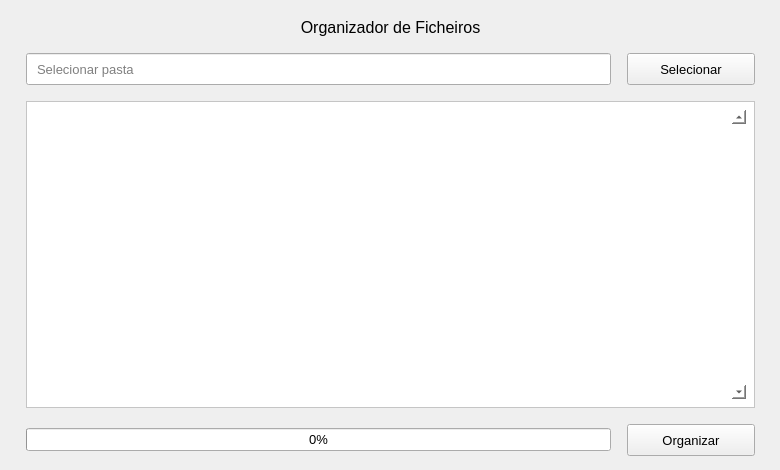
<?xml version="1.0" encoding="UTF-8"?>
<ui version="4.0">
 <class>MainWindow</class>
 <widget class="QMainWindow" name="MainWindow">
  <property name="enabled">
   <bool>true</bool>
  </property>
  <property name="geometry">
   <rect>
    <x>0</x>
    <y>0</y>
    <width>780</width>
    <height>470</height>
   </rect>
  </property>
  <property name="minimumSize">
   <size>
    <width>780</width>
    <height>470</height>
   </size>
  </property>
  <property name="maximumSize">
   <size>
    <width>780</width>
    <height>470</height>
   </size>
  </property>
  <property name="font">
   <font>
    <pointsize>12</pointsize>
   </font>
  </property>
  <property name="windowTitle">
   <string>MainWindow</string>
  </property>
  <property name="animated">
   <bool>true</bool>
  </property>
  <widget class="QWidget" name="centralwidget">
   <property name="enabled">
    <bool>true</bool>
   </property>
   <property name="sizePolicy">
    <sizepolicy hsizetype="Preferred" vsizetype="Maximum">
     <horstretch>0</horstretch>
     <verstretch>0</verstretch>
    </sizepolicy>
   </property>
   <property name="autoFillBackground">
    <bool>false</bool>
   </property>
   <widget class="QWidget" name="gridLayoutWidget">
    <property name="geometry">
     <rect>
      <x>10</x>
      <y>10</y>
      <width>761</width>
      <height>454</height>
     </rect>
    </property>
    <layout class="QGridLayout" name="gridLayout">
     <property name="sizeConstraint">
      <enum>QLayout::SetMaximumSize</enum>
     </property>
     <property name="leftMargin">
      <number>16</number>
     </property>
     <property name="topMargin">
      <number>8</number>
     </property>
     <property name="rightMargin">
      <number>16</number>
     </property>
     <property name="bottomMargin">
      <number>8</number>
     </property>
     <property name="spacing">
      <number>16</number>
     </property>
     <item row="1" column="0">
      <widget class="QLineEdit" name="input_text">
       <property name="sizePolicy">
        <sizepolicy hsizetype="Expanding" vsizetype="Fixed">
         <horstretch>0</horstretch>
         <verstretch>0</verstretch>
        </sizepolicy>
       </property>
       <property name="minimumSize">
        <size>
         <width>0</width>
         <height>32</height>
        </size>
       </property>
       <property name="maximumSize">
        <size>
         <width>640</width>
         <height>16777215</height>
        </size>
       </property>
       <property name="font">
        <font>
         <pointsize>10</pointsize>
        </font>
       </property>
       <property name="accessibleName">
        <string>input_text</string>
       </property>
       <property name="styleSheet">
        <string notr="true">width: calc(100% - 16px);
padding: 0 8px;</string>
       </property>
       <property name="text">
        <string/>
       </property>
       <property name="alignment">
        <set>Qt::AlignJustify|Qt::AlignVCenter</set>
       </property>
       <property name="dragEnabled">
        <bool>true</bool>
       </property>
       <property name="placeholderText">
        <string>Selecionar pasta</string>
       </property>
      </widget>
     </item>
     <item row="0" column="0" colspan="2">
      <widget class="QLabel" name="label">
       <property name="maximumSize">
        <size>
         <width>16777215</width>
         <height>64</height>
        </size>
       </property>
       <property name="text">
        <string>Organizador de Ficheiros</string>
       </property>
       <property name="alignment">
        <set>Qt::AlignCenter</set>
       </property>
      </widget>
     </item>
     <item row="2" column="0" colspan="2">
      <widget class="QTextBrowser" name="list_filesfolders">
       <property name="minimumSize">
        <size>
         <width>0</width>
         <height>260</height>
        </size>
       </property>
       <property name="maximumSize">
        <size>
         <width>16777215</width>
         <height>16777215</height>
        </size>
       </property>
       <property name="tabletTracking">
        <bool>true</bool>
       </property>
       <property name="contextMenuPolicy">
        <enum>Qt::DefaultContextMenu</enum>
       </property>
       <property name="layoutDirection">
        <enum>Qt::LeftToRight</enum>
       </property>
       <property name="styleSheet">
        <string notr="true">height: calc(100% - 16px);
width: calc(100% - 16px);
background: white;
padding: 8px;
font-size: 12px;</string>
       </property>
       <property name="verticalScrollBarPolicy">
        <enum>Qt::ScrollBarAlwaysOn</enum>
       </property>
       <property name="sizeAdjustPolicy">
        <enum>QAbstractScrollArea::AdjustToContents</enum>
       </property>
      </widget>
     </item>
     <item row="3" column="1">
      <widget class="QPushButton" name="organizer_button">
       <property name="minimumSize">
        <size>
         <width>0</width>
         <height>32</height>
        </size>
       </property>
       <property name="font">
        <font>
         <pointsize>10</pointsize>
        </font>
       </property>
       <property name="accessibleName">
        <string>organizer_button</string>
       </property>
       <property name="text">
        <string>Organizar</string>
       </property>
      </widget>
     </item>
     <item row="1" column="1">
      <widget class="QPushButton" name="search_button">
       <property name="minimumSize">
        <size>
         <width>128</width>
         <height>32</height>
        </size>
       </property>
       <property name="maximumSize">
        <size>
         <width>128</width>
         <height>16777215</height>
        </size>
       </property>
       <property name="font">
        <font>
         <pointsize>10</pointsize>
        </font>
       </property>
       <property name="accessibleName">
        <string>search_button</string>
       </property>
       <property name="text">
        <string>Selecionar</string>
       </property>
      </widget>
     </item>
     <item row="3" column="0">
      <widget class="QProgressBar" name="progress_bar">
       <property name="font">
        <font>
         <pointsize>10</pointsize>
        </font>
       </property>
       <property name="accessibleName">
        <string>progress_bar</string>
       </property>
       <property name="value">
        <number>0</number>
       </property>
      </widget>
     </item>
    </layout>
   </widget>
  </widget>
 </widget>
 <resources/>
 <connections/>
</ui>
